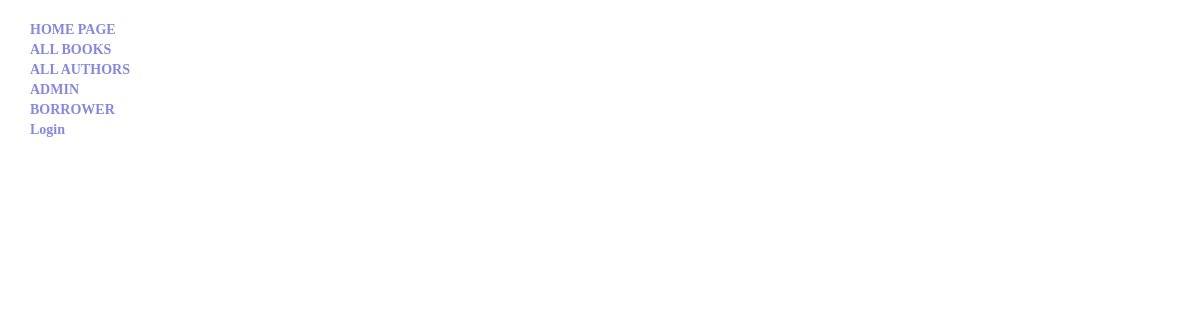
Before: /catalog/author/ with the older database file.
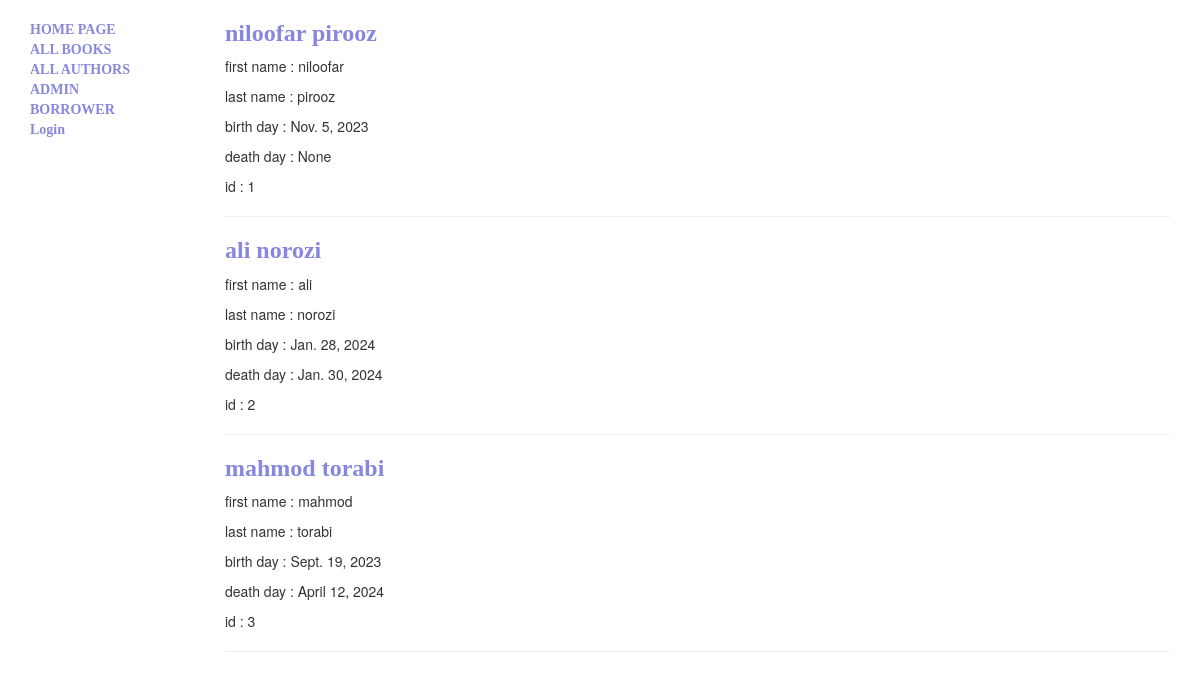
After: the same page with the newer database file.
### catalog/models.py (models this page shows, shortened)
class Author ( models.Model ):
    first_name  =    models.CharField ( max_length= 100 , help_text= 'first name' )
    last_name   =    models.CharField ( max_length= 100 , help_text= 'last name' )
    birth_day   =    models.DateField ( null= True , blank= True )
    death_day   =    models.DateField ( null= True , blank= True )

### catalog/views.py (the view)
class AuthorListView ( generic.ListView ) :
    model = models.Author
    template_name = 'catalog/author_list.html'

### catalog/templates/catalog/author_list.html
{% extends 'catalog/base_generic.html' %}
{% block content %}
    {% for author in author_list %}
        <h3><a href="{% url 'catalog:author_detail' %}">{{author.first_name}} {{ author.last_name}}</a></h3>
        <p> first name : {{ author.first_name }} </p>
        <p> last name : {{ author.last_name }} </p>
        <p> birth day : {{ author.birth_day }} </p>
        <p> death day : {{ author.death_day }} </p>
        <p> id : {{ author.id }} </p>
        <hr>
    {% endfor %}
{% endblock %}

Changed rows visible on the page:
added Author: first_name "niloofar", last_name "pirooz", birth_day "Nov. 5, 2023", death_day "None", id "1"
added Author: first_name "ali", last_name "norozi", birth_day "Jan. 28, 2024", death_day "Jan. 30, 2024", id "2"
added Author: first_name "mahmod", last_name "torabi", birth_day "Sept. 19, 2023", death_day "April 12, 2024", id "3"
